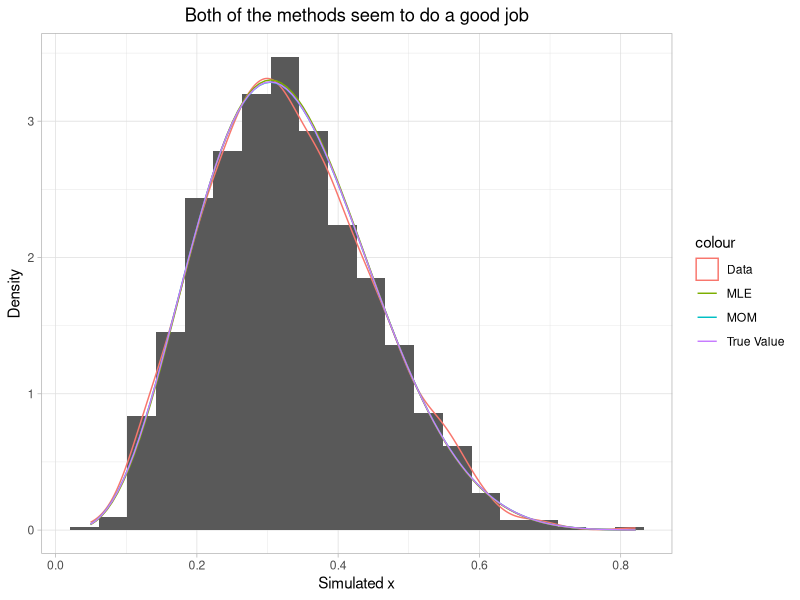

Write the R code that produced this figure.
# HW9: Distribution
#
# In this exercise, you will use a simulated data, estimate the parameters
# and compare the result of method of moments and maximum likelihood estimator.
# We will focus on the beta distribution[https://en.wikipedia.org/wiki/Beta_distribution]
#
# 1. Set your seed to `5206`, and generate 1000 samples from a beta distribution
#    with parameters shape1($\alpha$) = 5, shape2($\beta$) = 10.
#    Save your simulation into `x`.
## Do not modify this line!

set.seed(5206)
x<-rbeta(1000, shape1 = 5, shape2=10)

# 2. We want to estimate the parameters from these simulated points.
#    For beta distribution, we have closed form for the method-of-moments estimates of
#    the parameters. You can find the equations through the wikipedia link above (in
#    section Method of moments).
#    Use the closed form to estimate $\alpha$ and $\beta$. Save the estimated $\alpha$
#    into `alpha0` and $\beta$ into `beta0`.
## Do not modify this line!
x_mean<-mean(x)
x_var<-sum((x-x_mean)^2)/(length(x)-1)
alpha0<-x_mean*(x_mean*(1-x_mean)/x_var-1)
beta0<-(1-x_mean)*(x_mean*(1-x_mean)/x_var-1)

# 3. Now instead of using the closed form equations, we will try a numerical method.
#    Let's first create a function `mom_beta` that takes an input `par`, a
#    vector of length 2, representing respectively $\alpha$ and $\beta$ in the
#    beta distribution. The function will output a vector of length 2,
#    representing respectively the mean and variance of the beta distribution.
#    You can find formulas on your probability text book or on the website above.
#    Then create a function factory `obj_beta_factory` that takes an input `x`
#    representing the data, and return a function which takes an input `par` as
#    parameter and beta distribution and returns the sum of squared error
#    between the true mean and variance of `x` and the beta distribution
#    specified by `par`.
## Do not modify this line!

mom_beta<-function(par){
  return(c(1/(1+par[2]/par[1]),par[1]*par[2]/((par[1]+par[2]+1)*(par[1]+par[2])^2)))
}

obj_beta_factory<-function(x){
  force(x)
  function(par){
    x_mean<-mean(x)
    x_var<-sum((x-x_mean)^2)/(length(x)-1)
    sum((c(x_mean,x_var)-mom_beta(par))^2)
  }
}

# 4. Then create a function `par_beta` to estimate the parameters from the data.
#    The function takes an input `x` representing the data, and returns the
#    estimated parameters.
#    To do this, you can use:
#      - `obj_beta_factory()` you just created to create an objective function for
#        optimization for our sampled data `x`.
#      - `optim()` to optimize the objective function
#        - choose startpoint as $\alpha=1$ and $\beta=1$
#      - Then extract and return the optimal parameters
#    Implement your `par_beta` on the simulated data `x` in question #1.
#    Save your estimated parameter $\alpha$ into `alpha1` and $\beta$ into `beta1`.
## Do not modify this line!

par_beta<-function(x){
  optim(c(1,1),obj_beta_factory(x))$par
}
alpha1<-par_beta(x)[1]
beta1<-par_beta(x)[2]

# 5. After using the method of moments, let's try maximum likelihood estimators.
#    Create a function `nll_beta` to calculate the negative loglikelihood
#    of our data under the parameters. The function will take two inputs `par`
#    as parameters(a vector of length two) and `x` as data. It returns the
#    calculated negative loglikelihood.
#    To do this, you can use:
#      - `dbeta()` to calculate the likelihood
#        - specify `log = TRUE` to calculate the loglikelihood.
#      - `optim()` and `nll_beta()` you just created
#        - choose startpoint as $\alpha=1$ and $\beta=1$
#        - specify `hessian = T`
#        - specify `lower = 0`
#        - specify `method = "L-BFGS-B"`
#      - `solve()` to get the inverse of hessian matrix
#      - `sqrt()` and `diag()` to get the standard error of each variable
#    Save your estimated parameter $\alpha$ into `alpha2` and $\beta$ into `beta2`.
#    Save the estimated lower and upper bound confidence interval into `lower` and
#    `upper` respectively, they should both be vector of length 2.
#    You can use 1.96 for the 0.975 quantile of the standard normal distribution.
## Do not modify this line!

nll_beta<-function(par,x){
  -sum(dbeta(x,par[1],par[2],log = TRUE))
}
library(tidyverse)
fn<-optim(c(1,1),partial(nll_beta,x=x),hessian = T,lower = 0,method = "L-BFGS-B")
sd<-sqrt(diag(solve(fn$hessian)))
alpha2<-fn$par[1]
beta2<-fn$par[2]
lower<-fn$par-1.96*sd
upper<-fn$par+1.96*sd

# 6. Compare the result of MOM (use `alpha1` and `beta1`) and MLE by ploting the
#    estimated density curves together on the same plot.
#    You should first load `ggplot2` and then add a histogram and the estimated
#    density of the original `x`, then add the two estimated density curves.
#    To do this, you can use:
#      - `as.data.frame()` to tranform `x` into a dataframe.
#      - `ggplot()` to initialize a ggplot object.
#        Set its arguments `data` and `mapping`.
#      - `geom_histogram()` to add a hitogram with density scale.
#        - specify `bins=20`.
#      - `geom_density()` to add the density curve.
#        - specify `color = "Data"`.
#      - `stat_function` to add the three curves for MOM, MLE and True Value.
#        - specify `color = "MOM"`, `color = "MLE"` and `color = "True Value"`
#          for each curve.
#      - `labs()` to format the labels such that:
#        - `title = "Both of the methods seem to do a good job"`.
#        - `x = "Simulated x"`.
#        - `y = "Density"`.
#      - `theme_light()` to change the theme of plots.
#      - `theme()` to change the title and subtitle to the middle of the plot.
#        - Set its argument `plot.title` using `element_text(hjust = 0.5)`.
#    Save your figure into `g1`.
## Do not modify this line!

x<-as.data.frame(x)
g1<-ggplot(data=x,mapping=aes(x=x))+
  geom_histogram(bins=20,aes(y=..density..,))+
  geom_density(aes(color = "Data"))+
  stat_function(fun=function(x) dbeta(x,alpha1,beta1),aes(color = "MOM"))+
  stat_function(fun=function(x) dbeta(x,alpha2,beta2),aes(color = "MLE"))+
  stat_function(fun=function(x) dbeta(x,alpha0,beta0),aes(color = "True Value"))+
  labs(title = "Both of the methods seem to do a good job",
       x = "Simulated x",
       y = "Density")+
  theme_light()+
  theme(plot.title=element_text(hjust = 0.5))
g1

